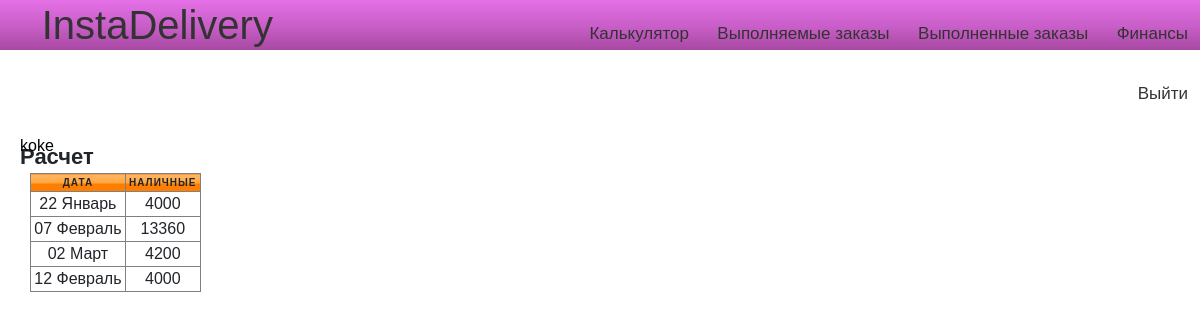
Page /users/private/raschet/ (signed in) on the committed database.
### Lallog/models.py (models this page shows)
class TestOrder(models.Model):
	client=models.ForeignKey(settings.AUTH_USER_MODEL,on_delete=models.CASCADE)
	marshrut=models.CharField(max_length=200)
	ves=models.DecimalField(decimal_places=0,max_digits=1000,default=10)
	from_address=models.CharField(max_length=200)
	from_phone=models.CharField(max_length=200)
	from_comment=models.CharField(max_length=200)
	to=models.CharField(max_length=200)
	to_phone=models.CharField(max_length=200)
	to_date=models.CharField(max_length=200,default="")
	to_date_until=models.CharField(max_length=200)
	to_comment=models.CharField(max_length=200)
	distance=models.DecimalField(decimal_places=0,max_digits=1000,default=10)
	itog=models.DecimalField(decimal_places=0,max_digits=1000,default=10)
	curier = models.ForeignKey(Curier,on_delete=models.CASCADE,default=None,related_name="choiced_curier",blank=True,null=True)
	nal=models.DecimalField(decimal_places=0,max_digits=1000,default=0)
	raschet=models.DecimalField(decimal_places=0,max_digits=1000,default=0)
	status = models.CharField(max_length=200,default="Ожидание")
	curier_money = models.DecimalField(decimal_places=0,max_digits=1000,default=0)
	success = models.BooleanField(default=True)
	created_date = models.DateTimeField(default=timezone.now)
	__original_curier = None
	def __init__(self,*args,**kwargs):
		print("Object was created")
		super(TestOrder,self).__init__(*args,**kwargs)
		self.__origin_curier = self.curier

### users/views.py (the view)
# urls.py: path("private/raschet/",views.private_raschet,name="private_raschet"),
def private_raschet(request):
    client = request.user
    orders_completed = TestOrder.objects.filter(status="Доставлен",client=client).order_by("-created_date")
    mydata = list(orders_completed.values_list("to_date"))
    days=[]
    for i in mydata:
        days.append(i[0])
    days=set(days)
    analyze=[]
    for i in days:
	    order = orders_completed.filter(to_date=i)
	    sumi=0
	    for j in order:
	        sumi+=j.raschet
	    temp={
	    "day":i,
	    "sum":int(sumi)
	    }
	    analyze.append(temp)
    print(analyze)
    ctx={
		"analyze":analyze,
	}
    return render(request,"users/raschet.html",context=ctx)

### users/templates/users/raschet.html (shortened to what this page needs)
{%extends 'users/base.html'%}
{%load static%}
{%block content%}
<div class="lichka">
    <div class="lichka_prav">
        <caption>Расчет</caption>
        <table border="1" id="table_empty">
            <thead>
            <tr>
                <th>Дата</th>
                <th>Наличные</th>
            </tr>
            </thead>
            {%for i in analyze%}
            <tr>
                <td data-label="Дата">{{i.day}}</td>
                <td data-label="Оплата">{{i.sum}}</td>
            </tr>
            {%endfor%}
        </table>
    </div>
</div>
{%endblock content%}

### users/templates/users/base.html (shortened to what this page needs)
{% load static %}
<html lang="en">
<head>
    <link rel="stylesheet" href="https://use.fontawesome.com/releases/v5.8.2/css/all.css">
    <link rel="stylesheet" href="https://stackpath.bootstrapcdn.com/bootstrap/4.3.1/css/bootstrap.min.css">
    <link href="{% static 'css/style.css' %}" rel="stylesheet" />
    <body>
        <div class="menu">
            <div class="links">
                <a href="{% url 'Home' %}" class="menu-icon">InstaDelivery</a>
                <a href="{% url 'kalkul' %}" class="menu-item">Калькулятор</a>
                <a href="{% url 'private' %}" class="menu-item">Выполняемые заказы</a>
                <a href="{% url 'private_success' day='all'%}" class="menu-item">Выполненные заказы</a>
                <a href="{% url 'private_raschet' %}" class="menu-item">Финансы</a>
                <a href="{% url 'user_logout' %}" class="menu-item">Выйти</a>
            </div>
            <div class="username_best2">
                {%if user.is_authenticated%} {{user.username}}
            </div>
        </div>
        {%endif%} {%block content%} {%endblock content%}
    </body>
</html>

### Lallog/static/css/style.css (style rules this page uses)
* { padding: 0; margin: 0; }
div { box-sizing: border-box; }
.username_best2 { color:black; position: absolute; margin-top: 10px; margin-left: 20px; }
#table_empty { width: 95%; margin-left: 10px; }
#table_empty th { background: #ffb76b; background: -moz-linear-gradient(top, #ffb76b 0%, #ffa73d 50%, #ff7c00 51%, #ff7f04 100%); background: -webkit-linear-gradient(top, #ffb76b 0%,#ffa73d 50%,#ff7c00 51%,#ff7f04 100%); background: linear-gradient(to bottom, #ffb76b 0%,#ffa73d 50%,#ff7c00 51%,#ff7f04 100%); filter: progid:DXImageTransform.Microsoft.gradient( startColorstr='#ffb76b', endColorstr='#ff7f04',GradientType=0 ); }
table { width: 100%; margin:0; padding:0; border-collapse: collapse; border-spacing: 0; }
table tr { padding: 3px; }
table th, table td { padding: 3px; text-align: center; }
table th { text-transform: uppercase; font-size: 10px; letter-spacing: 1px; }
body { font-family: sans-serif; }
.menu { text-align: right; background: #e570e7; background: -moz-linear-gradient(top, #e570e7 0%, #c85ec7 53%, #a849a3 100%); background: -webkit-linear-gradient(top, #e570e7 0%,#c85ec7 53%,#a849a3 100%); background: linear-gradient(to bottom, #e570e7 0%,#c85ec7 53%,#a849a3 100%); filter: progid:DXImageTransform.Microsoft.gradient( startColorstr='#e570e7', endColorstr='#a849a3',GradientType=0 ); height: 50px; }
.menu-item { display: inline-block; color:#333; font-size: 17px; line-height: 30px; padding: 15px 12px; text-decoration: none; }
.menu-icon { display: inline-block; color:#333; font-size: 40px; line-height: 30px; padding: 10px 0px; margin-right: 300px; text-decoration: none; }
.lichka { display: flex; margin-top: 50px; }
.lichka_prav { margin-left: 20px; margin-right: 20px; margin-top: 40px; font-weight: bold; font-family: Open+Sans; font-size: 22px; }
.lichka_prav th { background: #e570e7; background: -moz-linear-gradient(top, #e570e7 0%, #c85ec7 53%, #a849a3 100%); background: -webkit-linear-gradient(top, #e570e7 0%,#c85ec7 53%,#a849a3 100%); background: linear-gradient(to bottom, #e570e7 0%,#c85ec7 53%,#a849a3 100%); filter: progid:DXImageTransform.Microsoft.gradient( startColorstr='#e570e7', endColorstr='#a849a3',GradientType=0 ); }

### rows in the picture
TestOrder: day "22 Январь", sum "4000"
TestOrder: day "07 Февраль", sum "13360"
TestOrder: day "02 Март", sum "4200"
TestOrder: day "12 Февраль", sum "4000"

### other values in the picture
{{ user.username }} "koke"
